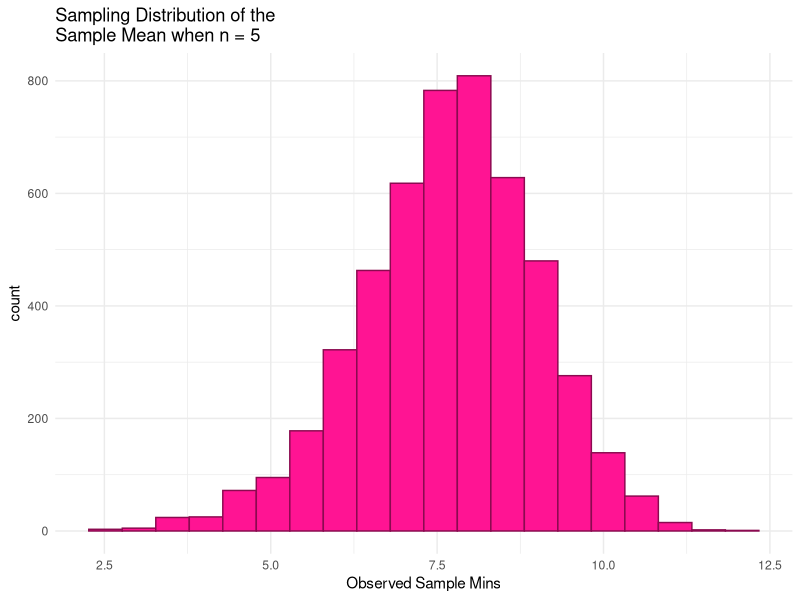
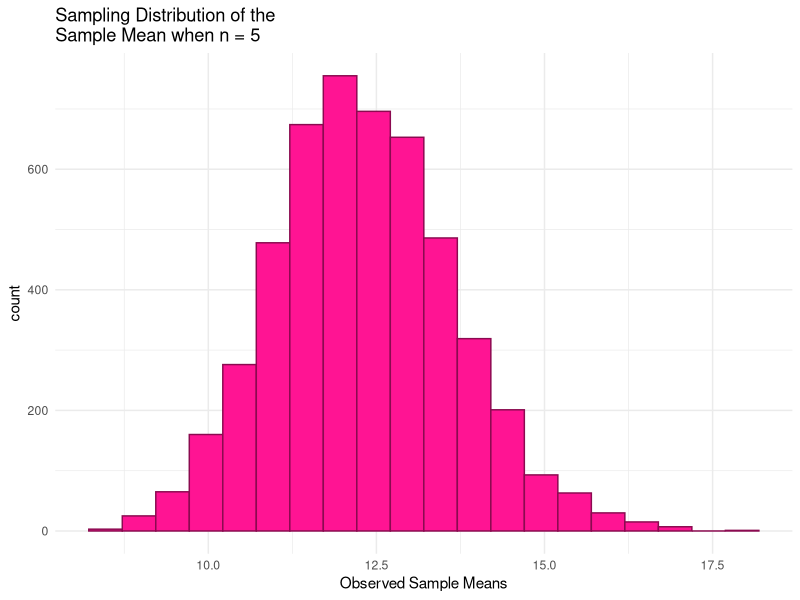
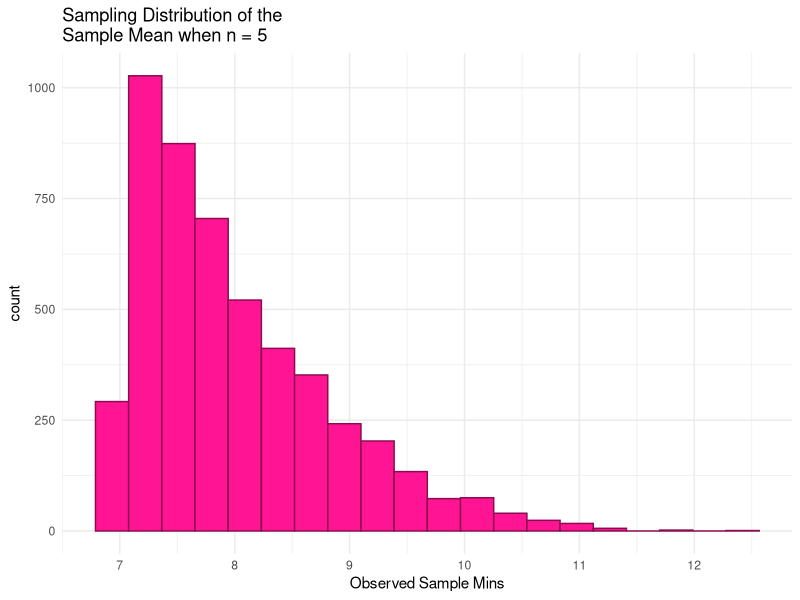
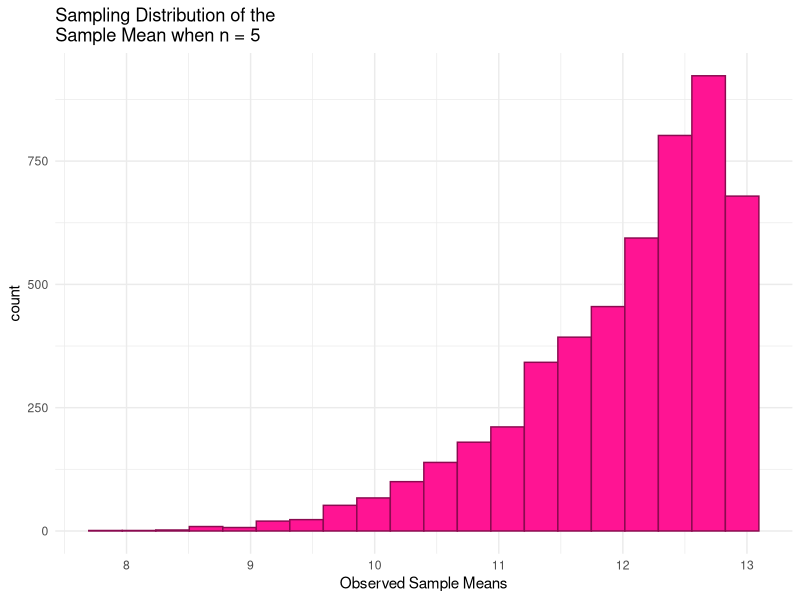
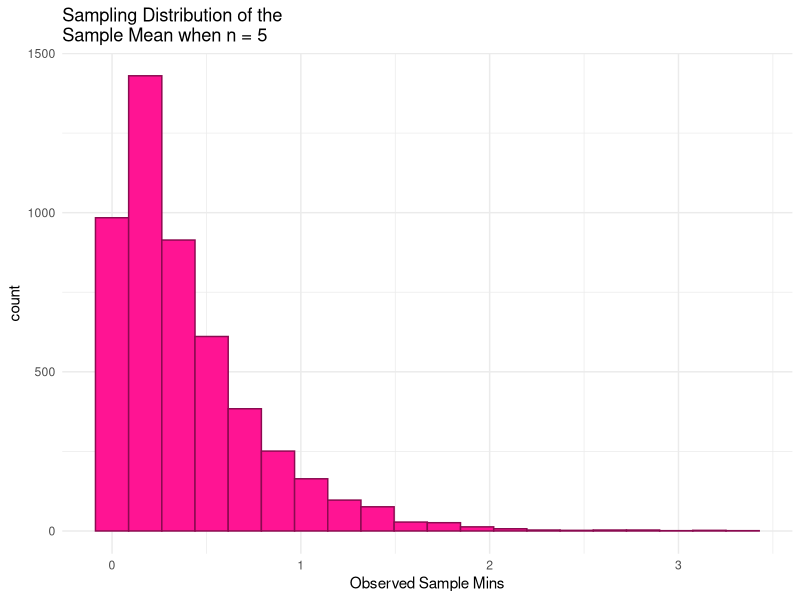
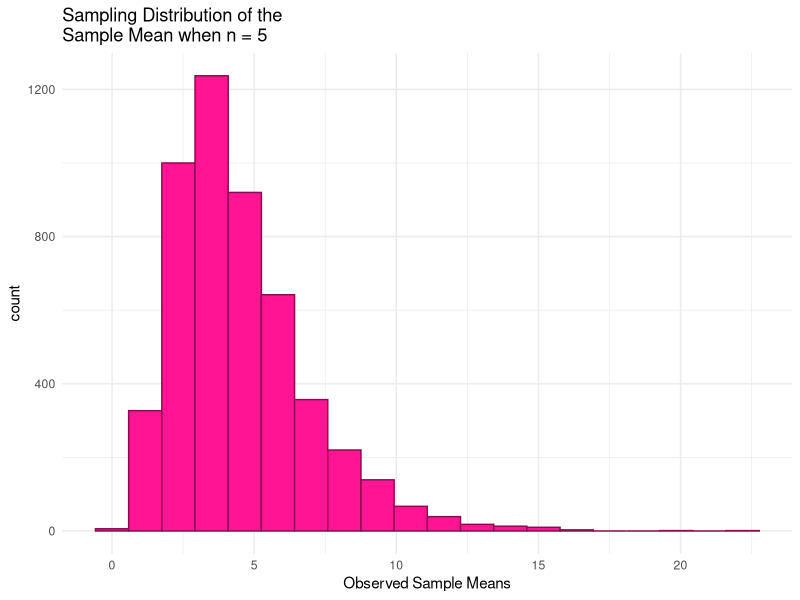
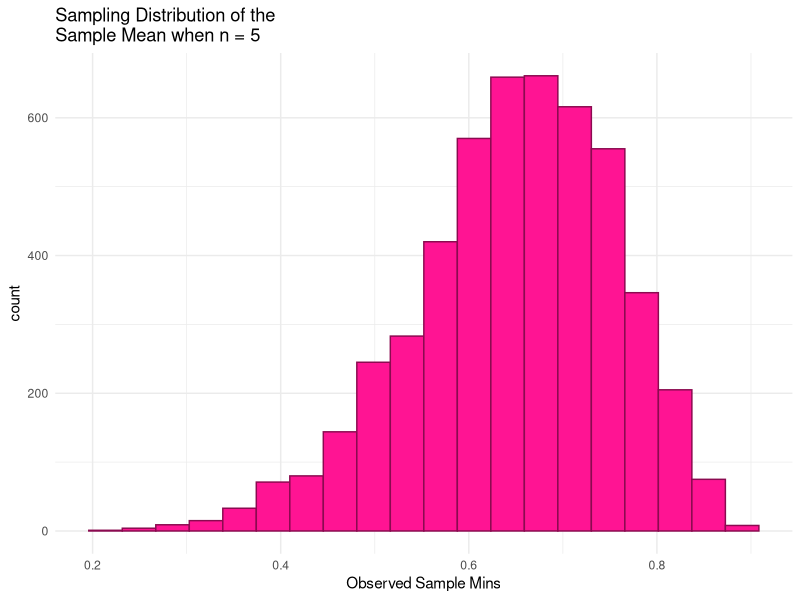
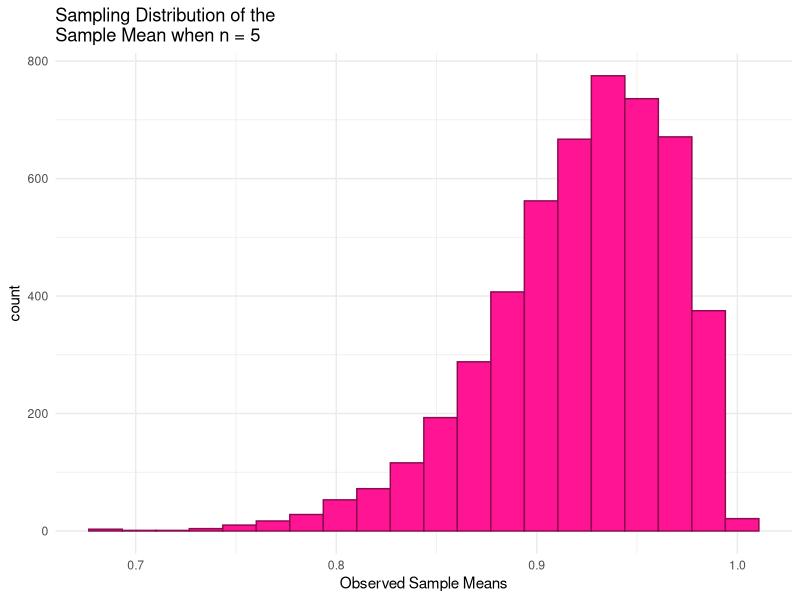

These figures' R source, in order:
## ---- chunk 1
library(tidyverse)
## ---- chunk 2
n <- 5            # sample size
mu <- 10          # population mean
sigma <- 2        # population standard deviation

generate_samp_min <- function(mu, sigma, n) {
  
  single_sample <- rnorm(n, mu, sigma)
  sample_min <- min(single_sample)
  
  return(sample_min)
}

## test function once:
generate_samp_min(mu = mu, sigma = sigma, n = n)

nsim <- 5000      # number of simulations

## code to map through the function. 
## the \(i) syntax says to just repeat the generate_samp_mean function
## nsim times
mins <- map_dbl(1:nsim, \(i) generate_samp_min(mu = mu, sigma = sigma, n = n))

## print some of the 5000 means
## each number represents the sample mean from __one__ sample.
mins_df <- tibble(mins)
mins_df

ggplot(data = mins_df, aes(x = mins)) +
  geom_histogram(colour = "deeppink4", fill = "deeppink1", bins = 20) +
  theme_minimal() +
  labs(x = "Observed Sample Mins",
       title = paste("Sampling Distribution of the \nSample Mean when n =", n))

mins_df |>
  summarise(mean_samp_dist = mean(mins),
            var_samp_dist = var(mins),
            sd_samp_dist = sd(mins))

#

## ---- chunk 3
n <- 5            # sample size
mu <- 10          # population mean
sigma <- 2        # population standard deviation

generate_samp_max <- function(mu, sigma, n) {
  
  single_sample <- rnorm(n, mu, sigma)
  sample_max <- max(single_sample)
  
  return(sample_max)
}

## test function once:
generate_samp_max(mu = mu, sigma = sigma, n = n)

nsim <- 5000      # number of simulations

## code to map through the function. 
## the \(i) syntax says to just repeat the generate_samp_mean function
## nsim times
maxs <- map_dbl(1:nsim, \(i) generate_samp_max(mu = mu, sigma = sigma, n = n))

## print some of the 5000 means
## each number represents the sample mean from __one__ sample.
maxs_df <- tibble(maxs)
maxs_df

ggplot(data = maxs_df, aes(x = maxs)) +
  geom_histogram(colour = "deeppink4", fill = "deeppink1", bins = 20) +
  theme_minimal() +
  labs(x = "Observed Sample Means",
       title = paste("Sampling Distribution of the \nSample Mean when n =", n))

maxs_df |>
  summarise(mean_samp_dist = mean(maxs),
            var_samp_dist = var(maxs),
            sd_samp_dist = sd(maxs))


## ---- chunk 4
##uniform
n <- 5            # sample size
mu <- 10          # population mean
sigma <- 1.732    # population standard deviation (calculated by hand)
o1=7
o2=13

generate_samp_min <- function(n, mu, sigma) {
  
  single_sample <- runif(n, o1,o2)
  sample_min <- min(single_sample)
  
  return(sample_min)
}

## test function once:
generate_samp_min(mu = mu, sigma = sigma, n = n)

nsim <- 5000      # number of simulations

## code to map through the function. 
## the \(i) syntax says to just repeat the generate_samp_mean function
## nsim times
mins <- map_dbl(1:nsim, \(i) generate_samp_min(mu = mu, sigma = sigma, n = n))

## print some of the 5000 means
## each number represents the sample mean from __one__ sample.
mins_df <- tibble(mins)
mins_df

ggplot(data = mins_df, aes(x = mins)) +
  geom_histogram(colour = "deeppink4", fill = "deeppink1", bins = 20) +
  theme_minimal() +
  labs(x = "Observed Sample Mins",
       title = paste("Sampling Distribution of the \nSample Mean when n =", n))

mins_df |>
  summarise(mean_samp_dist = mean(mins),
            var_samp_dist = var(mins),
            sd_samp_dist = sd(mins))

## ---- chunk 5
n <- 5            # sample size
mu <- 10          # population mean
sigma <- 1.732       # population standard deviation
o1=7
o2=13

generate_samp_max <- function(mu, sigma, n) {
  
  single_sample <- runif(n, o1,o2)
  sample_max <- max(single_sample)
  
  return(sample_max)
}

## test function once:
generate_samp_max(mu = mu, sigma = sigma, n = n)

nsim <- 5000      # number of simulations

## code to map through the function. 
## the \(i) syntax says to just repeat the generate_samp_mean function
## nsim times
maxs <- map_dbl(1:nsim, \(i) generate_samp_max(mu = mu, sigma = sigma, n = n))

## print some of the 5000 means
## each number represents the sample mean from __one__ sample.
maxs_df <- tibble(maxs)
maxs_df

ggplot(data = maxs_df, aes(x = maxs)) +
  geom_histogram(colour = "deeppink4", fill = "deeppink1", bins = 20) +
  theme_minimal() +
  labs(x = "Observed Sample Means",
       title = paste("Sampling Distribution of the \nSample Mean when n =", n))

maxs_df |>
  summarise(mean_samp_dist = mean(maxs),
            var_samp_dist = var(maxs),
            sd_samp_dist = sd(maxs))
## ---- chunk 6
##exponential
n <- 5            # sample size
mu <- 2         # population mean
sigma <- 2    # population standard deviation (calculated by hand)
lambda=0.5

generate_samp_min <- function(mu, sigma, n) {
  
  single_sample <- rexp(n, lambda)
  sample_min <- min(single_sample)
  
  return(sample_min)
}

## test function once:
generate_samp_min(mu = mu, sigma = sigma, n = n)

nsim <- 5000      # number of simulations

## code to map through the function. 
## the \(i) syntax says to just repeat the generate_samp_mean function
## nsim times
mins <- map_dbl(1:nsim, \(i) generate_samp_min(mu = mu, sigma = sigma, n = n))

## print some of the 5000 means
## each number represents the sample mean from __one__ sample.
mins_df <- tibble(mins)
mins_df

ggplot(data = mins_df, aes(x = mins)) +
  geom_histogram(colour = "deeppink4", fill = "deeppink1", bins = 20) +
  theme_minimal() +
  labs(x = "Observed Sample Mins",
       title = paste("Sampling Distribution of the \nSample Mean when n =", n))

mins_df |>
  summarise(mean_samp_dist = mean(mins),
            var_samp_dist = var(mins),
            sd_samp_dist = sd(mins))

## ---- chunk 7
n <- 5            # sample size
mu <- 2         # population mean
sigma <- 2  # population standard deviation
lambda=0.5

generate_samp_max <- function(mu, sigma, n) {
  
  single_sample <- rexp(n, lambda)
  sample_max <- max(single_sample)
  
  return(sample_max)
}

## test function once:
generate_samp_max(mu = mu, sigma = sigma, n = n)

nsim <- 5000      # number of simulations

## code to map through the function. 
## the \(i) syntax says to just repeat the generate_samp_mean function
## nsim times
maxs <- map_dbl(1:nsim, \(i) generate_samp_max(mu = mu, sigma = sigma, n = n))

## print some of the 5000 means
## each number represents the sample mean from __one__ sample.
maxs_df <- tibble(maxs)
maxs_df

ggplot(data = maxs_df, aes(x = maxs)) +
  geom_histogram(colour = "deeppink4", fill = "deeppink1", bins = 20) +
  theme_minimal() +
  labs(x = "Observed Sample Means",
       title = paste("Sampling Distribution of the \nSample Mean when n =", n))

maxs_df |>
  summarise(mean_samp_dist = mean(maxs),
            var_samp_dist = var(maxs),
            sd_samp_dist = sd(maxs))
## ---- chunk 8
##beta
n <- 5            # sample size
mu <- 0.8         # population mean
sigma <- 0.1206    # population standard deviation (calculated by hand)
a=8
b=2

generate_samp_min <- function(mu, sigma, n) {
  
  single_sample <- rbeta(n,a,b)
  sample_min <- min(single_sample)
  
  return(sample_min)
}

## test function once:
generate_samp_min(mu = mu, sigma = sigma, n = n)

nsim <- 5000      # number of simulations

## code to map through the function. 
## the \(i) syntax says to just repeat the generate_samp_mean function
## nsim times
mins <- map_dbl(1:nsim, \(i) generate_samp_min(mu = mu, sigma = sigma, n = n))

## print some of the 5000 means
## each number represents the sample mean from __one__ sample.
mins_df <- tibble(mins)
mins_df

ggplot(data = mins_df, aes(x = mins)) +
  geom_histogram(colour = "deeppink4", fill = "deeppink1", bins = 20) +
  theme_minimal() +
  labs(x = "Observed Sample Mins",
       title = paste("Sampling Distribution of the \nSample Mean when n =", n))

mins_df |>
  summarise(mean_samp_dist = mean(mins),
            var_samp_dist = var(mins),
            sd_samp_dist = sd(mins))
## ---- chunk 9
n <- 5            # sample size
mu <- 0.8         # population mean
sigma <- 0.1206    # population standard deviation (calculated by hand)
a=8
b=2

generate_samp_max <- function(mu, sigma, n) {
  
  single_sample <- rbeta(n,a,b)
  sample_max <- max(single_sample)
  
  return(sample_max)
}

## test function once:
generate_samp_max(mu = mu, sigma = sigma, n = n)

nsim <- 5000      # number of simulations

## code to map through the function. 
## the \(i) syntax says to just repeat the generate_samp_mean function
## nsim times
maxs <- map_dbl(1:nsim, \(i) generate_samp_max(mu = mu, sigma = sigma, n = n))

## print some of the 5000 means
## each number represents the sample mean from __one__ sample.
maxs_df <- tibble(maxs)
maxs_df

ggplot(data = maxs_df, aes(x = maxs)) +
  geom_histogram(colour = "deeppink4", fill = "deeppink1", bins = 20) +
  theme_minimal() +
  labs(x = "Observed Sample Means",
       title = paste("Sampling Distribution of the \nSample Mean when n =", n))

maxs_df |>
  summarise(mean_samp_dist = mean(maxs),
            var_samp_dist = var(maxs),
            sd_samp_dist = sd(maxs))
## ---- chunk 10
##min
n <- 5
## CHANGE 0 and 3 to represent where you want your graph to start and end
## on the x-axis
x <- seq(0, 10, length.out = 1000)
## CHANGE to be the pdf you calculated. Note that, as of now, 
## this is not a proper density (it does not integrate to 1).
density <- 5 * (1 - (1 - exp(-0.5 * x))^4) * (0.5 * exp(-0.5 * x))



## put into tibble and plot
samp_min_df <- tibble(x, density)
ggplot(data = samp_min_df, aes(x = x, y = density)) +
  geom_line() +
  theme_minimal()
## ---- chunk 11
n <- 5
## CHANGE 0 and 3 to represent where you want your graph to start and end
## on the x-axis
x <- seq(0, 10, length.out = 1000)
## CHANGE to be the pdf you calculated. Note that, as of now, 
## this is not a proper density (it does not integrate to 1).
density <- 5 * (1 - exp(-0.5 * x)^4)*(0.5 * exp(-0.5 * x))



## put into tibble and plot
samp_min_df <- tibble(x, density)
ggplot(data = samp_min_df, aes(x = x, y = density)) +
  geom_line() +
  theme_minimal()
